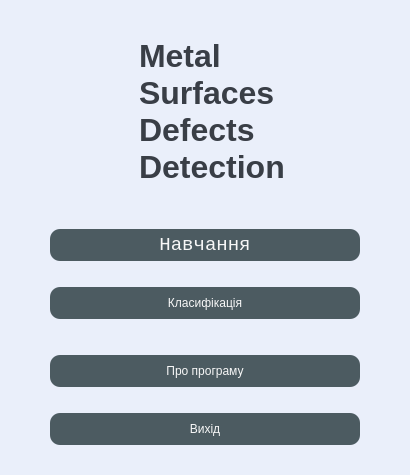
<?xml version="1.0" encoding="UTF-8"?>
<ui version="4.0">
 <class>mainWindow</class>
 <widget class="QMainWindow" name="mainWindow">
  <property name="geometry">
   <rect>
    <x>0</x>
    <y>0</y>
    <width>410</width>
    <height>475</height>
   </rect>
  </property>
  <property name="windowTitle">
   <string>Metal Surfaces Defects Detection</string>
  </property>
  <property name="styleSheet">
   <string notr="true">background-color: #eaeffa;</string>
  </property>
  <widget class="QWidget" name="main">
   <layout class="QVBoxLayout" name="main_layout">
    <property name="leftMargin">
     <number>20</number>
    </property>
    <property name="topMargin">
     <number>20</number>
    </property>
    <property name="rightMargin">
     <number>20</number>
    </property>
    <property name="bottomMargin">
     <number>20</number>
    </property>
    <item>
     <layout class="QHBoxLayout" name="info_layout">
      <item>
       <spacer name="info_spacer_left">
        <property name="orientation">
         <enum>Qt::Horizontal</enum>
        </property>
        <property name="sizeHint" stdset="0">
         <size>
          <width>40</width>
          <height>20</height>
         </size>
        </property>
       </spacer>
      </item>
      <item>
       <widget class="QLabel" name="info_logo">
        <property name="text">
         <string/>
        </property>
        <property name="pixmap">
         <pixmap>D:/MSDD/resources/icon.png</pixmap>
        </property>
       </widget>
      </item>
      <item>
       <widget class="QLabel" name="info_text">
        <property name="styleSheet">
         <string notr="true">QLabel {
	color: #393e46;
	font-family: 'Consolas';
	font-size: 24pt;
	font-weight: bold;
}
</string>
        </property>
        <property name="text">
         <string>Metal
Surfaces
Defects
Detection</string>
        </property>
       </widget>
      </item>
      <item>
       <spacer name="info_spacer_right">
        <property name="orientation">
         <enum>Qt::Horizontal</enum>
        </property>
        <property name="sizeHint" stdset="0">
         <size>
          <width>40</width>
          <height>20</height>
         </size>
        </property>
       </spacer>
      </item>
     </layout>
    </item>
    <item>
     <widget class="QPushButton" name="training_b">
      <property name="font">
       <font>
        <family>Consolas</family>
        <pointsize>14</pointsize>
        <weight>50</weight>
        <italic>false</italic>
        <bold>false</bold>
       </font>
      </property>
      <property name="styleSheet">
       <string notr="true">QPushButton {
	color: #f7f7f7;
    background-color: #4c5b61;
	border-radius: 10px;
	margin: 20px 30px 10px 30px;
	height: 32px;
	font: 14pt 'Consolas';
}

QPushButton:pressed {
	background-color: #393e46;
	font: bold;
}

QPushButton:hover:!pressed {
	background-color: #424b53;
}</string>
      </property>
      <property name="text">
       <string>Навчання</string>
      </property>
     </widget>
    </item>
    <item>
     <widget class="QPushButton" name="classification_b">
      <property name="styleSheet">
       <string notr="true">QPushButton {
	color: #f7f7f7;
    background-color: #4c5b61;
	border-radius: 10px;
	margin: 10px 30px 10px 30px;
	height: 32px;
	font: 14pt 'Consolas';
}

QPushButton:pressed {
	background-color: #393e46;
	font: bold;
}

QPushButton:hover:!pressed {
	background-color: #424b53;
}</string>
      </property>
      <property name="text">
       <string>Класифікація</string>
      </property>
     </widget>
    </item>
    <item>
     <widget class="QPushButton" name="about_b">
      <property name="styleSheet">
       <string notr="true">QPushButton {
	color: #f7f7f7;
    background-color: #4c5b61;
	border-radius: 10px;
	margin: 20px 30px 10px 30px;
	height: 32px;
	font: 14pt 'Consolas';
}

QPushButton:pressed {
	background-color: #393e46;
	font: bold;
}

QPushButton:hover:!pressed {
	background-color: #424b53;
}</string>
      </property>
      <property name="text">
       <string>Про програму</string>
      </property>
     </widget>
    </item>
    <item>
     <widget class="QPushButton" name="exit_b">
      <property name="styleSheet">
       <string notr="true">QPushButton {
	color: #f7f7f7;
    background-color: #4c5b61;
	border-radius: 10px;
	margin: 10px 30px 10px 30px;
	height: 32px;
	font: 14pt 'Consolas';
}

QPushButton:pressed {
	background-color: #393e46;
	font: bold;
}

QPushButton:hover:!pressed {
	background-color: #424b53;
}</string>
      </property>
      <property name="text">
       <string>Вихід</string>
      </property>
     </widget>
    </item>
   </layout>
  </widget>
 </widget>
 <resources/>
 <connections/>
</ui>
